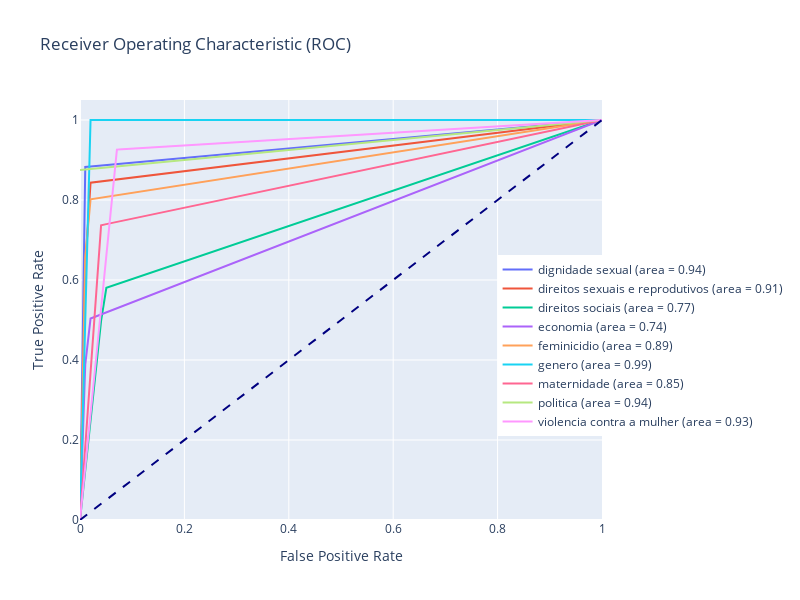

Notebook code for this chart:
### Code cell
#Curva ROC para cada um dos temas
import plotly.graph_objects as go
from sklearn.metrics import roc_curve, auc
import numpy as np
from sklearn.preprocessing import LabelBinarizer


y_true = test['label'].tolist()
y_pred = test["pred_label"].to_list()


lb = LabelBinarizer()
lb.fit(y_true)
y_true_bin = lb.transform(y_true)
y_pred_bin = lb.transform(y_pred)


class_mapping = {index: class_name for index, class_name in enumerate(lb.classes_)}


fpr = dict()
tpr = dict()
roc_auc = dict()
n_classes = len(lb.classes_)

for i in range(n_classes):
    fpr[i], tpr[i], _ = roc_curve(y_true_bin[:, i], y_pred_bin[:, i])
    roc_auc[i] = auc(fpr[i], tpr[i])


fig = go.Figure()

for i in range(n_classes):

    fpr_interp = np.linspace(0, 1, 100)
    tpr_interp = np.interp(fpr_interp, fpr[i], tpr[i])
    fig.add_trace(go.Scatter(
        x=fpr_interp,
        y=tpr_interp,
        mode='lines',
        name=f'{class_mapping[i]} (area = {roc_auc[i]:0.2f})'
    ))


fig.add_trace(go.Scatter(
    x=[0, 1],
    y=[0, 1],
    mode='lines',
    line=dict(color='navy', dash='dash'),
    showlegend=False
))


fig.update_layout(
    title='Receiver Operating Characteristic (ROC)',
    xaxis_title='False Positive Rate',
    yaxis_title='True Positive Rate',
    xaxis=dict(range=[0, 1]),
    yaxis=dict(range=[0, 1.05]),
    legend=dict(x=0.8, y=0.2),
    width=800,
    height=600
)

fig.show()
